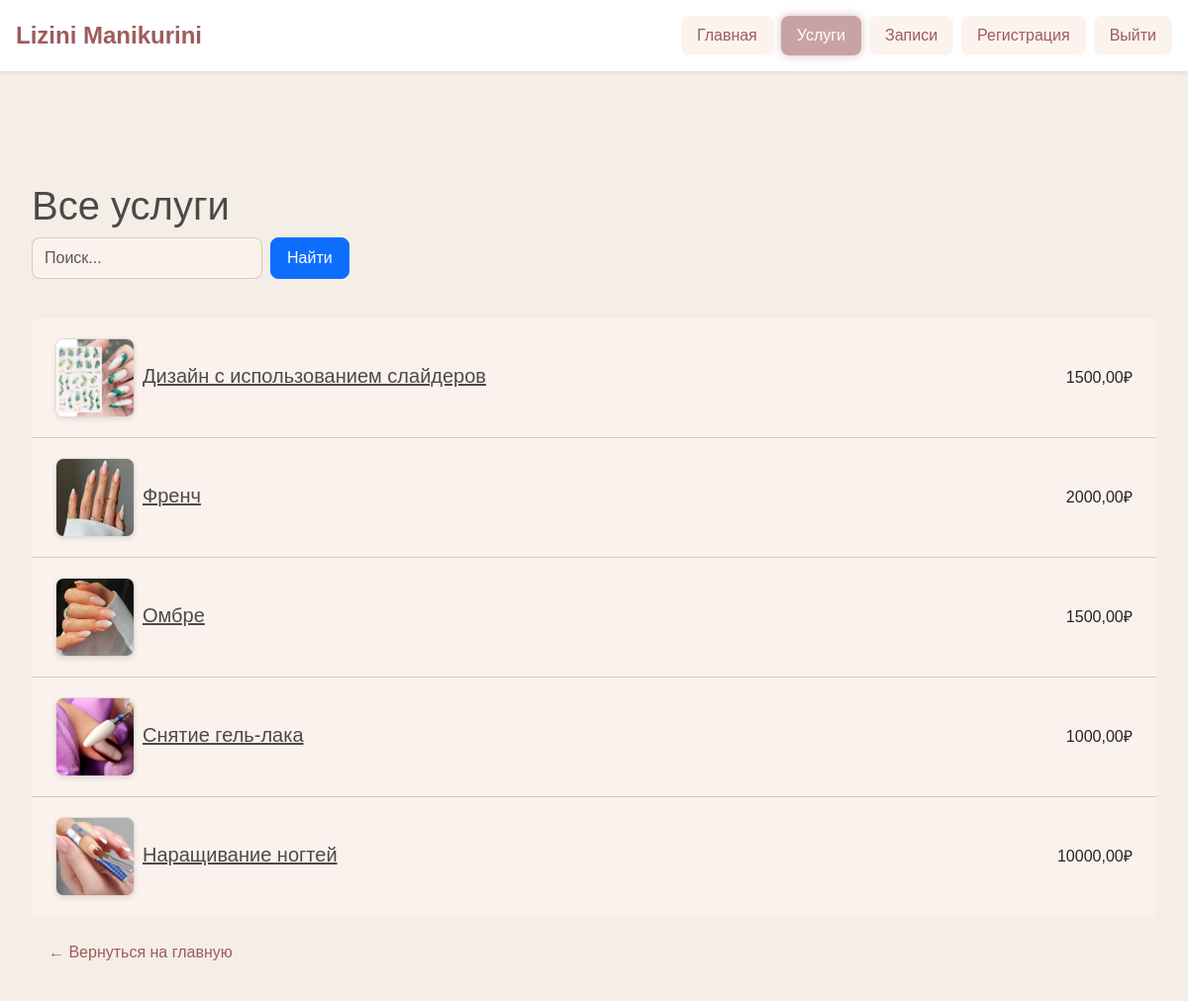
Page /services/ (signed in) on the committed database.
### website/models.py (models this page shows, shortened)
class Service(models.Model):
    name = models.CharField(max_length=100, verbose_name='Название услуги')
    description = models.TextField(blank=True, verbose_name='Описание')
    price = models.DecimalField(max_digits=10, decimal_places=2, verbose_name='Цена')
    duration_minutes = models.PositiveIntegerField(verbose_name='Длительность (мин)')
    image = models.ImageField(upload_to='services/', blank=True, verbose_name='Картинка услуги')
    created_at = models.DateTimeField(auto_now_add=True, verbose_name='Дата создания')
    updated_at = models.DateTimeField(auto_now=True, verbose_name='Дата изменения')
    class Meta:
        verbose_name = 'Услуга'
        verbose_name_plural = 'Услуги'
        ordering = ['-created_at']

### website/views.py (the view)
# urls.py: path('services/', services_list, name='services_list'),
def services_list(request):
    query = request.GET.get('q', '').strip()
    if query:
        services = Service.objects.filter(
            Q(name__icontains=query) | Q(description__icontains=query)
        )
    else:
        services = Service.objects.all()
    return render(request, 'website/services_list.html', {'services': services, 'query': query})

### website/templates/website/services_list.html (shortened to what this page needs)
{% extends 'website/base.html' %}
{% block content %}
<div class="container my-4">
    <h1>Все услуги</h1>
    <form method="get" action="{% url 'services_list' %}" class="row g-2 mb-4">
        <div class="col-auto">
            <input type="text" name="q" class="form-control" placeholder="Поиск..." value="{{ query }}">
        </div>
        <div class="col-auto">
            <button type="submit" class="btn btn-primary mb-3">Найти</button>
        </div>
    </form>
    {% if services %}
        <ul class="list-group">
            {% for service in services %}
            <li class="list-group-item d-flex justify-content-between align-items-center">
                <div class="d-flex align-items-center">
                    {% if service.image %}
                        <img src="{{ service.image.url }}" alt="{{ service.name }}" class="thumb me-2">
                    {% endif %}
                    <a href="#" class="fs-5">{{ service.name }}</a>
                </div>
                <span>{{ service.price }}₽</span>
            </li>
            {% endfor %}
        </ul>
    {% else %}
        <p>Услуг не найдено.</p>
    {% endif %}
    <a href="{% url 'index' %}" class="btn btn-link mt-3">← Вернуться на главную</a>
</div>
{% endblock %}

### website/static/website/styles.css (style rules this page uses)
body { background-color: #f5eee6; font-family: 'Montserrat', sans-serif; color: #4a4a4a; line-height: 1.7; margin: 0; padding: 0; }
.container { max-width: 1200px; width: 100%; margin: 0 auto; padding: 2rem 1rem; }
.list-group-item { display: flex; align-items: center; padding: 1.25rem 1.5rem;; border: none; border-bottom: 1px solid rgba(210,180,160,0.7); background: #fcf2ed; transition: background .3s ease; }
.list-group-item:last-child { border-bottom: none; }
.list-group-item > div:first-child { flex-grow: 1; display: flex; align-items: center; }
.thumb { width: 80px; height: 80px; object-fit: cover; border-radius: 8px; margin-right: 15px; box-shadow: 0 2px 5px rgba(0,0,0,0.1); border: 1px solid rgba(0,0,0,0.1); transition: transform .3s ease; }
.btn { padding: .5rem 1rem; border-radius: 8px; font-weight: 500; transition: all .3s ease; white-space: nowrap; }
.btn-link { color: #9d5c5c; text-decoration: none; font-weight: 500; transition: color .3s ease, transform .3s ease; display: inline-flex; align-items: center; }
.form-control, .form-select, input[name="username"], input[name="password"] { background: #fcf2ed; color: #4a4a4a; border: 1px solid rgba(210,180,160,0.7); border-radius: 8px; padding: .5rem .75rem; width: 100%; transition: border-color .3s ease, background .3s ease; }
.fs-5 { font-weight: 500; color: #4a4a4a; margin-bottom: 5px; transition: color .3s ease; }

### rows in the picture
Service: image (picture), name "Дизайн с использованием слайдеров", price "1500,00"
Service: image (picture), name "Френч", price "2000,00"
Service: image (picture), name "Омбре", price "1500,00"
Service: image (picture), name "Снятие гель-лака", price "1000,00"
Service: image (picture), name "Наращивание ногтей", price "10000,00"
